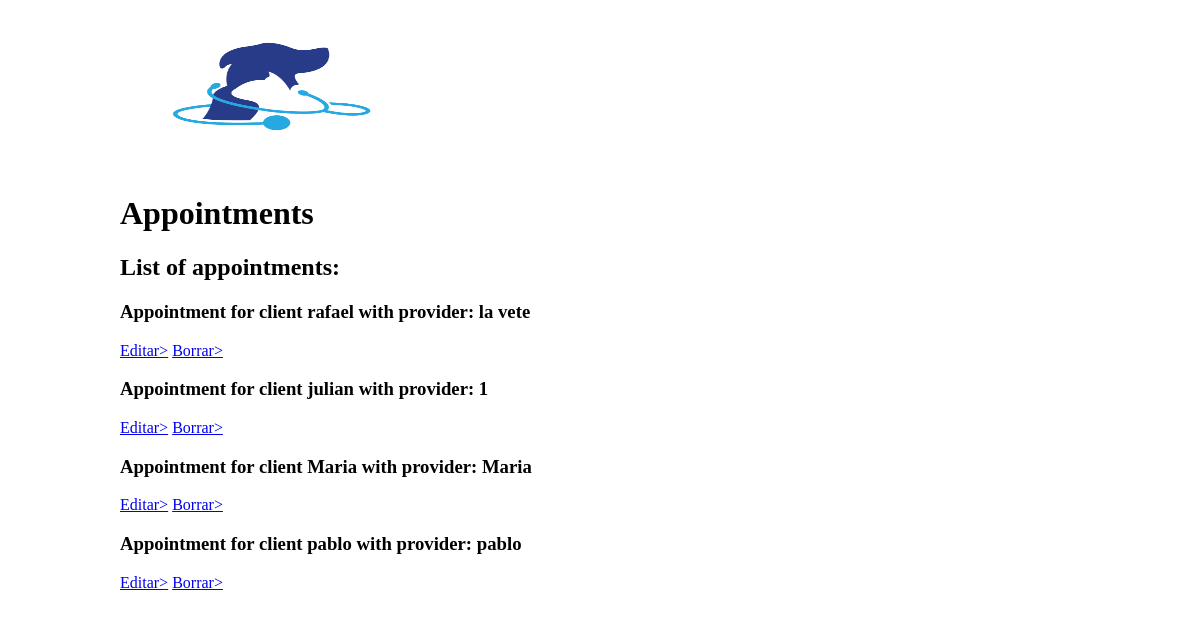
Page /show_appointments/ on the earlier database version.
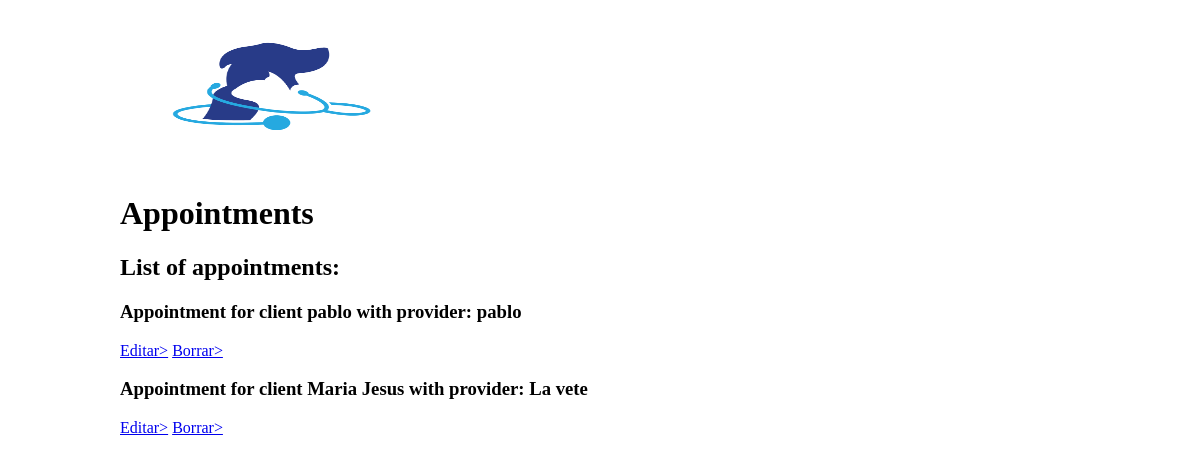
Same page on the later database version.
### appointments/models.py (models this page shows)
class Appointment(models.Model):
    date = models.DateField(null=True)
    provider = models.CharField(max_length=30, choices=PROVIDERS, default='La Vete')
    client = models.CharField(max_length=30)
    hour = models.CharField(max_length=5, choices=SCHEDULE, default='0:00')

### appointments/views.py (the view)
# urls.py: path('show_appointments/', views.show_appointments, name='show_appointments'),
def show_appointments(request, pk=None):
    if pk is not None:
        try:
            ap = Appointment.objects.get(pk=pk)
        except ap.DoesNotExist:
            raise Http404('Appointment with pk {} doesn\'t exist!!!'.format(pk))
        return render(
            request,
            'show_appointments.html',
            {
                'object_pk': ap.pk,
                'object_client': ap.client,
                'object_provider': ap.provider,
                'object_date': ap.date,
            }
        )
    else:
        appointment_dict = {}
        for ap in Appointment.objects.all():
             appointment_dict[ap.client] = {
                'pk': ap.pk,
                'provider': ap.provider,
                'date': ap.date,
            }
        return render(
            request,
            'show_appointments.html',
            {
                'appointment_dict': appointment_dict,
            }
        )

### appointments/templates/show_appointments.html (shortened to what this page needs)
    {% load widget_tweaks %}
<!DOCTYPE html >
<html>
<head>
	{% load static %}
	<link href= "{% static 'appointments/style.css' %}" rel="stylesheet" type="text/css" />
</head>
<body>
			<div id="header">
                    <img src="{% static 'images/logo.png' %}" width="310" height="170" alt="" title="">
                    <h1>Appointments</h1>
                    {%if object_pk and object_client %}
                      <h2>
                      This is the page for the appointment for client {{object_client}}  with provider: {{object_provider}}
                      </h2>
                    {% else %}
                    <h2>List of appointments:</h2>
                    {% for client, values in appointment_dict.items %}
                          <h3>
                              Appointment for client {{client}} with provider: {{values.provider}}
                          </h3>
                          <a href="{% url 'edit' values.pk %}"
                          onClick="return confirm('¿Seguro que quieres editar a {{client}}?');">
                          Editar></a>
                          <a href="{% url 'delete' values.pk %}"
                          onClick="return confirm('¿Seguro que quieres borrar a {{client}}?');">
                          Borrar></a>
                    {% endfor %}
                    {% endif %}
            </div>

### appointments/static/appointments/style.css (style rules this page uses)
body { margin:0; padding:0; background: url("../images/bg-body.gif"); background-repeat:repeat-x; }
#header { width:960px; height:72px; position:relative; margin:0 auto; }

Differences in the rows shown:
removed Appointment: appointment_dict "rafael", provider "la vete"
removed Appointment: appointment_dict "julian"
removed Appointment: appointment_dict "Maria", provider "Maria"
added Appointment: appointment_dict "Maria Jesus", provider "La vete"
Other differences:
new list line: "Appointment for client with provider: Editar> Borrar>"
list line gone: "Appointment for client with provider: Editar> Borrar>"
list line gone: "Appointment for client with provider: 1 Editar> Borrar>"
